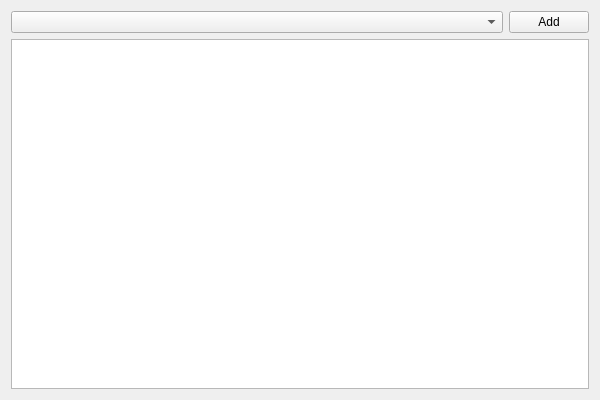
<?xml version="1.0" encoding="UTF-8"?>
<ui version="4.0">
 <class>EditFlagClass</class>
 <widget class="QWidget" name="EditFlagClass">
  <property name="geometry">
   <rect>
    <x>0</x>
    <y>0</y>
    <width>600</width>
    <height>400</height>
   </rect>
  </property>
  <property name="windowTitle">
   <string>EditFlag</string>
  </property>
  <layout class="QGridLayout" name="gridLayout">
   <item row="0" column="0">
    <widget class="QComboBox" name="cboData"/>
   </item>
   <item row="0" column="1">
    <widget class="QPushButton" name="pBtnAdd">
     <property name="sizePolicy">
      <sizepolicy hsizetype="Fixed" vsizetype="Fixed">
       <horstretch>0</horstretch>
       <verstretch>0</verstretch>
      </sizepolicy>
     </property>
     <property name="text">
      <string>Add</string>
     </property>
    </widget>
   </item>
   <item row="1" column="0" colspan="2">
    <widget class="QTableWidget" name="twdgData">
     <property name="alternatingRowColors">
      <bool>true</bool>
     </property>
     <attribute name="horizontalHeaderVisible">
      <bool>false</bool>
     </attribute>
     <attribute name="horizontalHeaderStretchLastSection">
      <bool>true</bool>
     </attribute>
     <column>
      <property name="text">
       <string>Nouvelle colonne</string>
      </property>
     </column>
     <column>
      <property name="text">
       <string>Nouvelle colonne</string>
      </property>
     </column>
    </widget>
   </item>
  </layout>
 </widget>
 <layoutdefault spacing="6" margin="11"/>
 <resources/>
 <connections/>
</ui>
